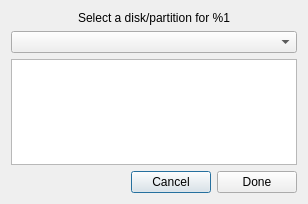
<?xml version="1.0" encoding="UTF-8"?>
<ui version="4.0">
 <class>PartitionSelect</class>
 <widget class="QDialog" name="PartitionSelect">
  <property name="geometry">
   <rect>
    <x>0</x>
    <y>0</y>
    <width>308</width>
    <height>204</height>
   </rect>
  </property>
  <property name="windowTitle">
   <string>Select a Partition</string>
  </property>
  <property name="windowIcon">
   <iconset resource="pc-bootconfig.qrc">
    <normaloff>:/icons/rename.png</normaloff>:/icons/rename.png</iconset>
  </property>
  <layout class="QVBoxLayout" name="verticalLayout">
   <item>
    <widget class="QLabel" name="label_name">
     <property name="text">
      <string>Select a disk/partition for %1</string>
     </property>
     <property name="alignment">
      <set>Qt::AlignCenter</set>
     </property>
    </widget>
   </item>
   <item>
    <widget class="QComboBox" name="combo_hd"/>
   </item>
   <item>
    <widget class="QListWidget" name="list_part"/>
   </item>
   <item>
    <layout class="QHBoxLayout" name="horizontalLayout">
     <item>
      <spacer name="horizontalSpacer">
       <property name="orientation">
        <enum>Qt::Horizontal</enum>
       </property>
       <property name="sizeHint" stdset="0">
        <size>
         <width>40</width>
         <height>20</height>
        </size>
       </property>
      </spacer>
     </item>
     <item>
      <widget class="QPushButton" name="push_cancel">
       <property name="text">
        <string>Cancel</string>
       </property>
       <property name="icon">
        <iconset resource="pc-bootconfig.qrc">
         <normaloff>:/icons/close.png</normaloff>:/icons/close.png</iconset>
       </property>
      </widget>
     </item>
     <item>
      <widget class="QPushButton" name="push_ok">
       <property name="text">
        <string>Done</string>
       </property>
       <property name="icon">
        <iconset resource="pc-bootconfig.qrc">
         <normaloff>:/icons/save.png</normaloff>:/icons/save.png</iconset>
       </property>
      </widget>
     </item>
    </layout>
   </item>
  </layout>
 </widget>
 <resources>
  <include location="pc-bootconfig.qrc"/>
 </resources>
 <connections/>
</ui>
